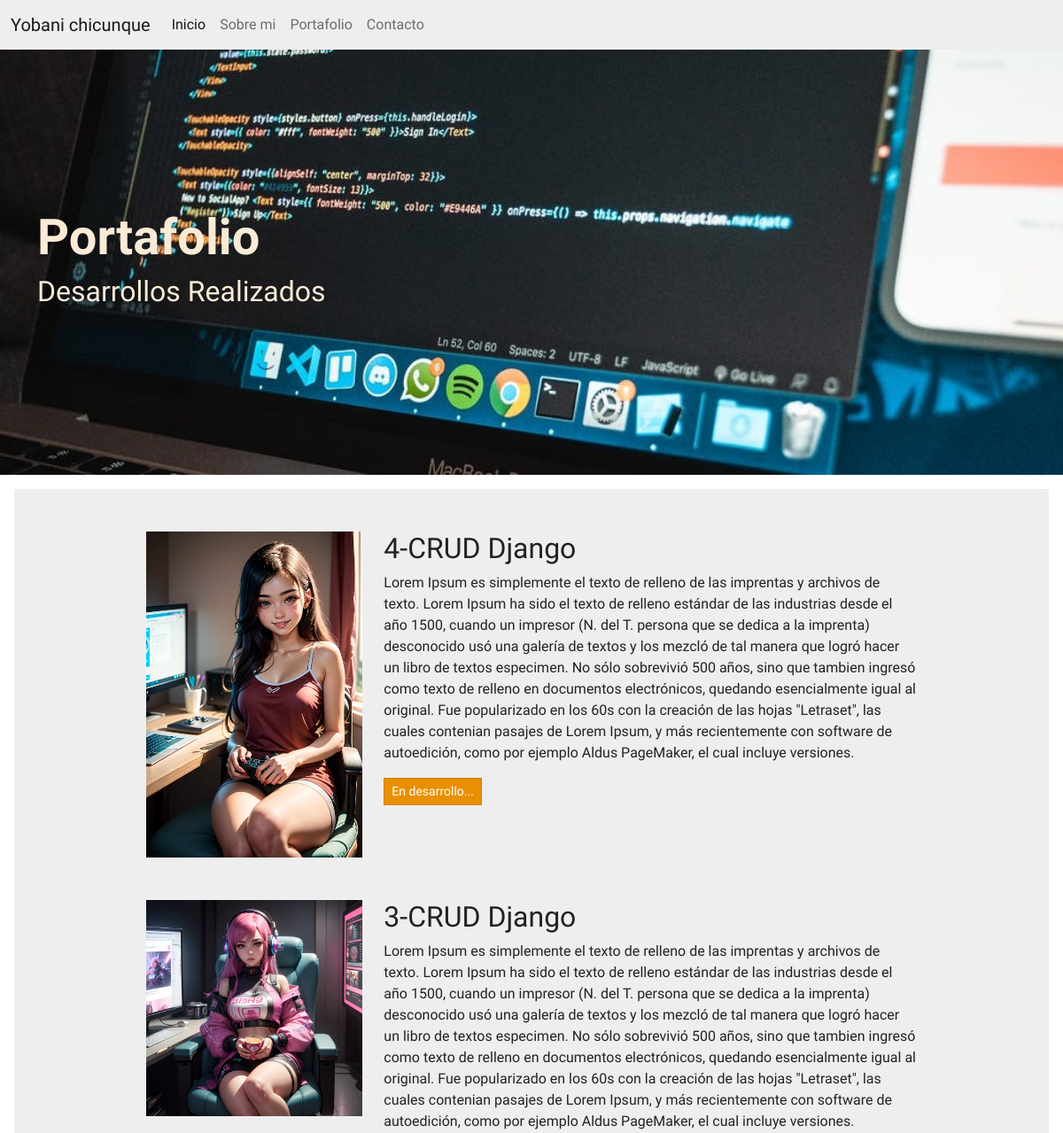
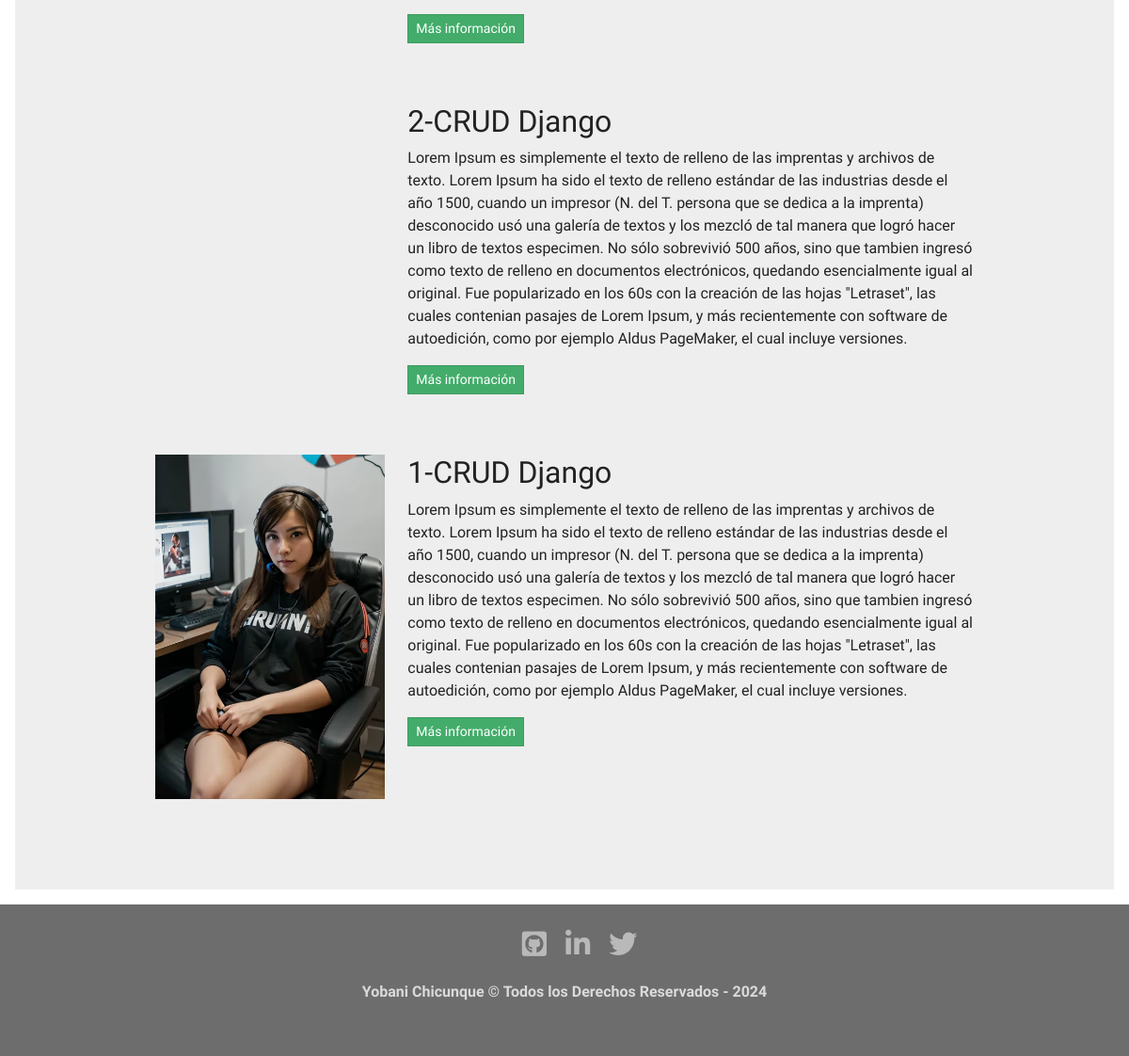
The page /portfolio/ on the database its author committed (2 pictures, top to bottom).
### portfolio/models.py (models this page shows, shortened)
class Project(models.Model):
    title = models.CharField(max_length=150, verbose_name='Título')
    description = models.TextField(verbose_name='Descripción')
    image = models.ImageField(upload_to='projects', verbose_name='Imagen')
    link = models.URLField(max_length=200, blank='True',
                           null='True', verbose_name='Enlace')
    created = models.DateTimeField(
        auto_now_add=True, verbose_name='Fecha creación')
    updated = models.DateTimeField(
        auto_now=True, verbose_name='Fecha modificación')
    class Meta:
        verbose_name = 'proyecto'
        verbose_name_plural = 'proyectos'
        ordering = ['-created']

### portfolio/views.py (the view)
# urls.py: path('portfolio/',  portfolio_views.portfolio, name='portfolio'),
def portfolio(request):
    projects = Project.objects.all()
    return render(request, 'portfolio/portfolio.html', {'projects': projects})

### portfolio/templates/portfolio/portfolio.html (shortened to what this page needs)
{% extends 'core/layout.html' %}
{% load static %}
{% block imagen-cabecera %} portfolio {% endblock %}
{% block titulo-cabecera %}
                    <div>
                        <h1 class="display-4 fw-bold">Portafolio</h1>
                    </div>
                    <div>
                        <h3 class="fs-2">Desarrollos Realizados</h3>
                    </div>
{% endblock %}
{% block content %}
            {% for project in projects %}
            <div class="row project mb-5">
                <div class="col-lg-3 col-md-4 offset-lg-1">
                    <img class="img-fluid" src={{project.image.url}} alt="">
                </div>
              <div class="col-lg-7 col-md-8">
                    <h2 class="section-heading title">{{project.title}}</h2>
                <p>{{project.description}}</p>
                {% if project.link %}
                <p><a class="btn btn-sm btn-success" href="{{project.link}}">Más información</a></p>
                {% else %}
                <p class="btn btn-sm btn-warning">En desarrollo...</p>
                {% endif %}
                </div>
            </div>
            {% endfor %}
{% endblock %}

### rows shown on the page
Project: image (picture), title "4-CRUD Django", description "Lorem Ipsum es simplemente el texto de relleno de las imprentas y archivos de texto. Lorem Ipsum ha sido el texto de relleno estándar de las industrias desde el año 1500, cuando un impresor (N. del T. persona que se dedica a la imprenta) desconocido usó una galería de textos y los mezcló de tal manera que logró hacer un libro de textos especimen. No sólo sobrevivió 500 años, sino que tambien ingresó como texto de relleno en documentos electrónicos, quedando esencialmente igual al original. Fue popularizado en los 60s con la creación de las hojas \"Letraset\", las cuales contenian pasajes de Lorem Ipsum, y más recientemente con software de autoedición, como por ejemplo Aldus PageMaker, el cual…", shows "En desarrollo..."
Project: image (picture), title "3-CRUD Django", description "Lorem Ipsum es simplemente el texto de relleno de las imprentas y archivos de texto. Lorem Ipsum ha sido el texto de relleno estándar de las industrias desde el año 1500, cuando un impresor (N. del T. persona que se dedica a la imprenta) desconocido usó una galería de textos y los mezcló de tal manera que logró hacer un libro de textos especimen. No sólo sobrevivió 500 años, sino que tambien ingresó como texto de relleno en documentos electrónicos, quedando esencialmente igual al original. Fue popularizado en los 60s con la creación de las hojas \"Letraset\", las cuales contenian pasajes de Lorem Ipsum, y más recientemente con software de autoedición, como por ejemplo Aldus PageMaker, el cual…"
Project: title "2-CRUD Django", description "Lorem Ipsum es simplemente el texto de relleno de las imprentas y archivos de texto. Lorem Ipsum ha sido el texto de relleno estándar de las industrias desde el año 1500, cuando un impresor (N. del T. persona que se dedica a la imprenta) desconocido usó una galería de textos y los mezcló de tal manera que logró hacer un libro de textos especimen. No sólo sobrevivió 500 años, sino que tambien ingresó como texto de relleno en documentos electrónicos, quedando esencialmente igual al original. Fue popularizado en los 60s con la creación de las hojas \"Letraset\", las cuales contenian pasajes de Lorem Ipsum, y más recientemente con software de autoedición, como por ejemplo Aldus PageMaker, el cual…"
Project: image (picture), title "1-CRUD Django", description "Lorem Ipsum es simplemente el texto de relleno de las imprentas y archivos de texto. Lorem Ipsum ha sido el texto de relleno estándar de las industrias desde el año 1500, cuando un impresor (N. del T. persona que se dedica a la imprenta) desconocido usó una galería de textos y los mezcló de tal manera que logró hacer un libro de textos especimen. No sólo sobrevivió 500 años, sino que tambien ingresó como texto de relleno en documentos electrónicos, quedando esencialmente igual al original. Fue popularizado en los 60s con la creación de las hojas \"Letraset\", las cuales contenian pasajes de Lorem Ipsum, y más recientemente con software de autoedición, como por ejemplo Aldus PageMaker, el cual…"
